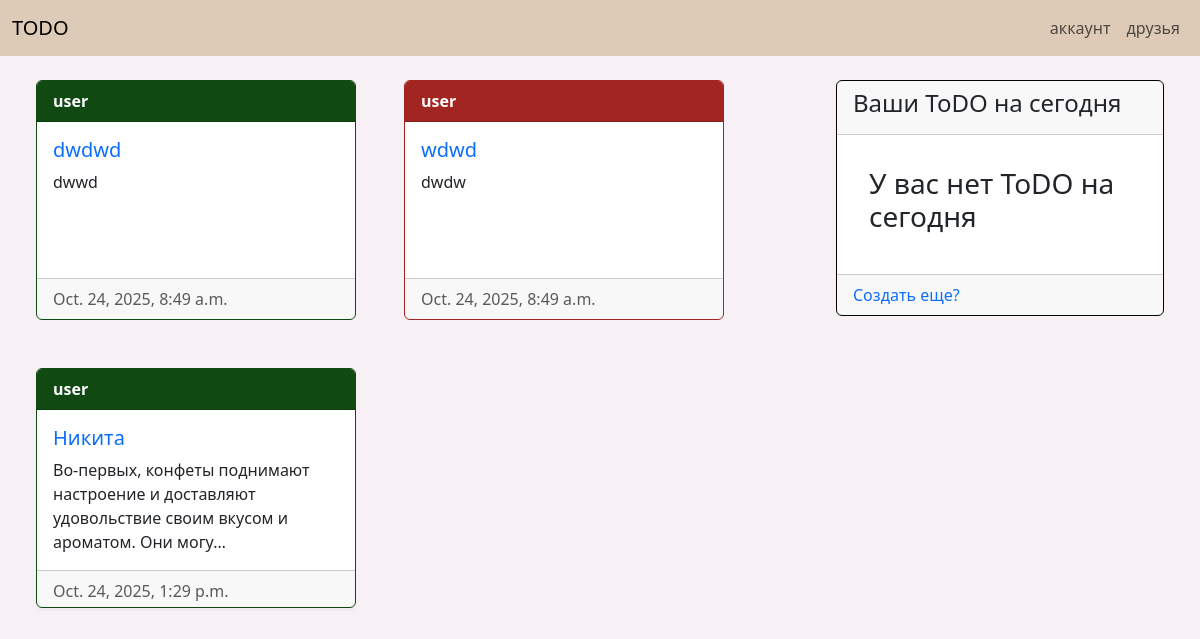
The page /homepage/ (signed in) on the database as committed earlier.
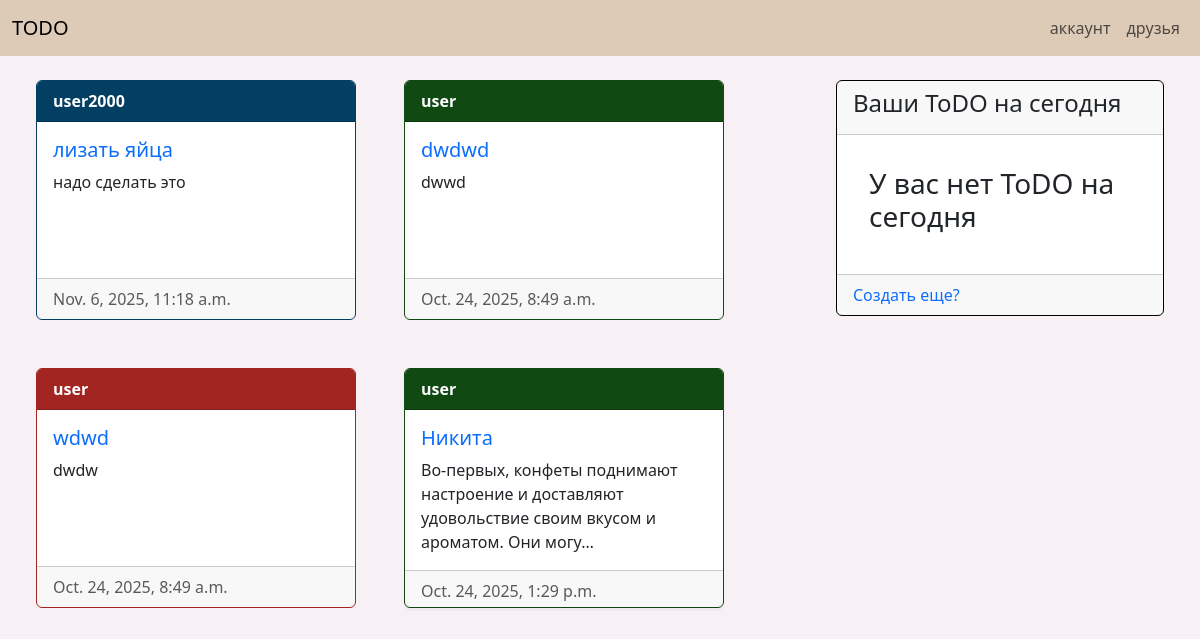
The same page on the database as committed later.
### todos/models.py (models this page shows, shortened)
class Todo(models.Model):
    class StatusChoises(models.TextChoices):
        no_report = 'no_report'
        no_confirm = 'no_confirm'
        confirmed = 'confirmed'
    user = models.ForeignKey(User, related_name='todo', on_delete=models.CASCADE)
    name = models.CharField(max_length=64)
    slug = models.SlugField(max_length=64)
    description = models.TextField(max_length=560)
    img = models.ImageField(upload_to='todo_images/', blank=True, null=True)
    publish_date = models.DateTimeField(auto_now_add=True)
    status = models.CharField(choices=StatusChoises, default=StatusChoises.no_report)
    class Meta:
        ordering = ['publish_date',]
    def get_absolute_url(self):
        return reverse('todos:todo_info', kwargs={'pk': self.pk,
                                     'slug': self.slug,
                                     })

### homepage/views.py (the view)
# urls.py: path('', views.homepage, name='homepage'),
@login_required
def homepage(requset):
    user = requset.user
    user_todos = services.get_user_todos(user)
    friends_todos = services.get_friends_todos(user)
    now = datetime.now()
    return render(requset, 'homepage/homepage.html', {'user_todos': user_todos, 'friends_todos': friends_todos, 'now': now})

### homepage/services.py (called while the page is built)
def get_user_todos(user):
    return user.todo.all()

def get_friends_todos(user):
    friends = user.profile.friends.all()
    friends_todos = []
    for todos in map(lambda x: x.user.todo.all(), friends):
        friends_todos.extend(todos)
    return friends_todos

### homepage/templates/homepage/homepage.html (shortened to what this page needs)
{% extends 'base.html' %}
{% load django_bootstrap5 %}
{% block content %}
<div class="container-fluid">
    <div class="row">
        <div class="col-8">
            <div class="d-flex flex-wrap justify-content-start">
            {% for todo in friends_todos %}
                    {% if todo.status == 'no_report' %}
                    <div class="card m-4" style="width: 20rem; height: 15rem; border-color: #A22522; ">
                        <div class="card-header fw-bold" style="background-color: #A22522;">
                    {% elif todo.status == 'no_confirm' %}
                    <div class="card m-4" style="width: 20rem; height: 15rem; border-color: #033F63;">
                        <div class="card-header fw-bold" style="background-color: #033F63;">
                    {% elif todo.status == 'confirmed' %}
                    <div class="card m-4" style="width: 20rem; height: 15rem; border-color: #104911;">
                        <div class="card-header fw-bold" style="background-color: #104911;">
                    {% endif %}
                                <a href="{{ todo.get_user_absolute_url }}" class="text-decoration-none" style="color: white;">{{ todo.user.username }}</a>
                        </div>
                        <div class="card-body" style="background-color: #ffffff;">
                            <h5 class="card-title">
                                <a href="{{ todo.get_absolute_url }}" class="text-decoration-none">{{ todo.name }}</a>
                            </h5>
                            <p class="card-text">{{ todo.description|truncatechars:100 }}</p>
                        </div>
                        <div class="card-footer text-muted">
                            {{ todo.publish_date }}
                        </div>
                    </div>
            {% endfor %}
            </div>
        </div>
        <div class="col-4">
            <div class="card m-4" style="border-color: black;">
                <div class="card-header fw-bold"><h4>Ваши ToDO на сегодня</h4></div>
                <ul class="list-group listgroup-flush">
                {% for todo in user_todos %}
                        <li class="list-group-item text-center">
                            <a href="{{ todo.get_abcolute_url }}" class="text-decoration-none" style="color: black;">
                                <h3 class="fw-normal fst-italic text-decoration-underline"> -{{ todo.name }}</h3>
                            </a>
                        </li>
                {% empty %}
                <div style="margin: 2rem;">
                    <h3 class="fw-normal" style="margin-left: 2 rem;">У вас нет ToDO на сегодня</h3>
                </div>
                {% endfor %}
                <div class="card-footer">
                    <a href="{% url 'todos:todo_add' %}" class="text-decoration-none">Создать еще?</a>
                </div>
            </div>
        </div>
    </div>
</div>
{% endblock %}

Rows that differ between the two databases and show on the page:
added Todo: user.username "user2000", name "лизать яйца", description "надо сделать это", publish_date "Nov. 6, 2025, 11:18 a.m."
